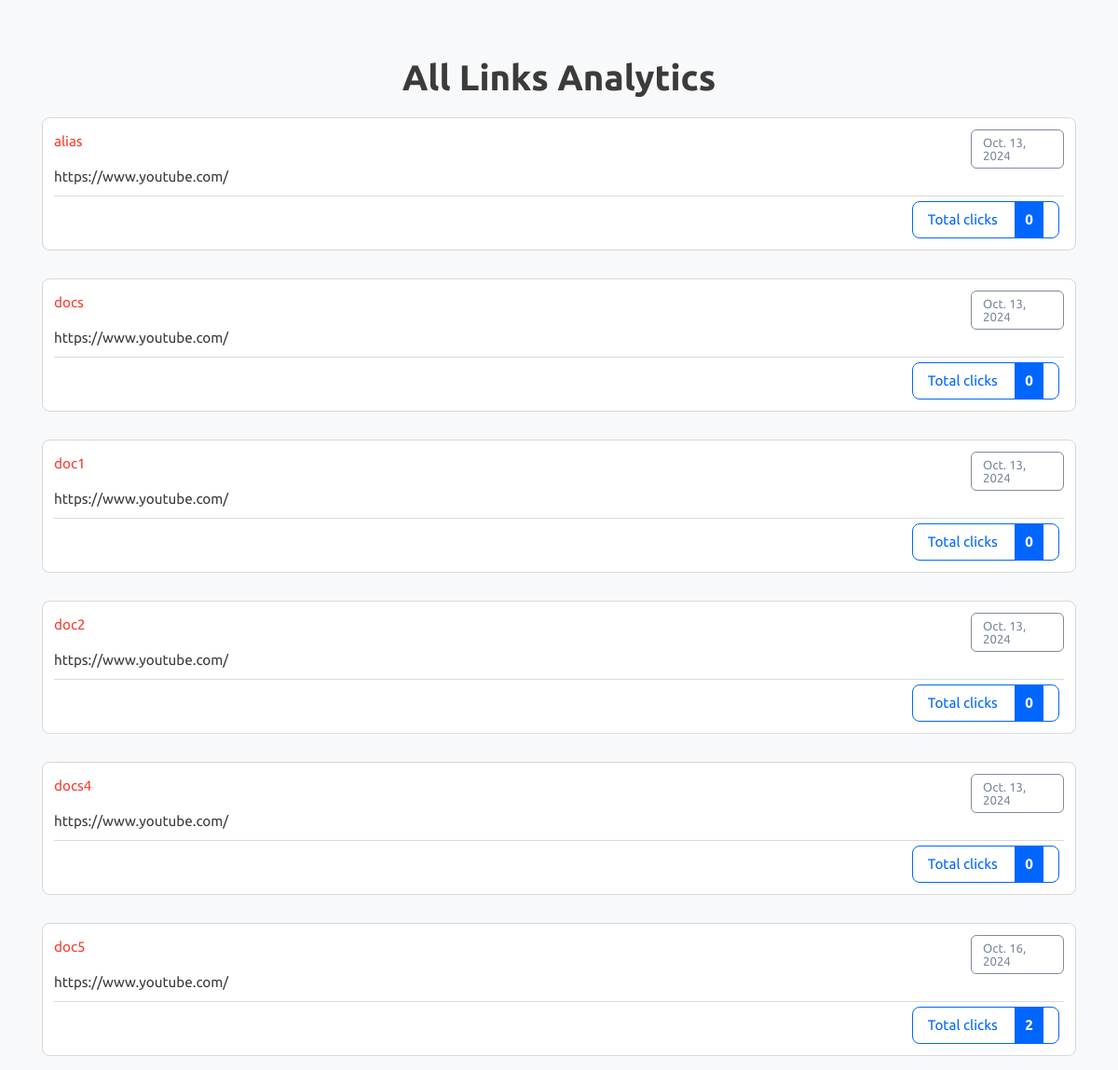
Page /all-analytics on the committed database.
### myapp/models.py (models this page shows)
class LongToShort(models.Model):
    long_url = models.URLField(max_length = 500)
    short_url = models.CharField(max_length = 50, unique= True)
    date = models.DateField(auto_now_add = True)
    clicks = models.IntegerField(default = 0)

### myapp/views.py (the view)
# urls.py: path('all-analytics', views.all_anaytics),
def all_anaytics(request):
    rows = LongToShort.objects.all()
    context = {
        "rows": rows
    }
    return render(request, "all-analytics.html", context)

### myapp/templates/all-analytics.html (shortened to what this page needs)
{% load static %}
<!DOCTYPE html>
<html lang="en" class="">
<head>
	<link rel="stylesheet" href="{% static 'bootstrap.min.css' %}" type="text/css" media="screen">
	<link rel="stylesheet" href="{% static 'style.css' %}" type="text/css" media="screen">
</head>
<body class="pace-done lout_stats30">
	<main id="content" role="main" class="wyniki wyniki_all">
		<div class="container">
			<div class="row">
				<div class="col-12 page_log_in mt-0">
					<h2 class="h1" style="text-align: center;">All Links Analytics</h2>
				</div>
				{% for obj in rows %}
				<div class="url_options url_stats_o" id="1">
					<p class="data_link">{{obj.date}}</p>
					<p class="url_link">
						{{obj.long_url}}
					</p>
					<p id="link" class="link_element">
						<a href="{{obj.short_url}}" class="short_url_l" target="blank">
							{{obj.short_url}}</a>
					</p>
					<div class="stats_total btn-cutt click_stats btn_norm">
						<div>Total clicks <strong class="allClicks">{{obj.clicks}}</strong></div>
					</div>
				</div>
				{% endfor %}
			</div>
		</div>
	</main>
</body>
</html>

### rows in the picture
LongToShort: date "Oct. 13, 2024", long_url "https://www.youtube.com/", short_url "alias", clicks "0"
LongToShort: date "Oct. 13, 2024", long_url "https://www.youtube.com/", short_url "docs", clicks "0"
LongToShort: date "Oct. 13, 2024", long_url "https://www.youtube.com/", short_url "doc1", clicks "0"
LongToShort: date "Oct. 13, 2024", long_url "https://www.youtube.com/", short_url "doc2", clicks "0"
LongToShort: date "Oct. 13, 2024", long_url "https://www.youtube.com/", short_url "docs4", clicks "0"
LongToShort: date "Oct. 16, 2024", long_url "https://www.youtube.com/", short_url "doc5", clicks "2"
